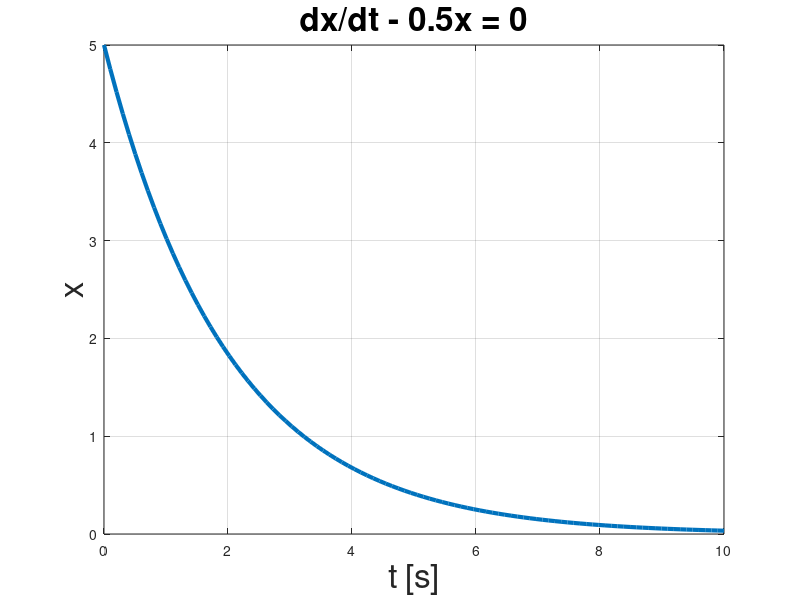

Write the MATLAB code that produced this figure.
clear all
close all
clc

%% Interval of solution
xmin = 0;
xmax = 10;

%%  Plot the analytical solution
t = linspace(0,10,100);
x = 5*exp(-0.5*t);
plot(t,x,'LineWidth',3)
xlabel('t [s]', 'FontSize', 24)
ylabel('x', 'FontSize', 24)
title('dx/dt - 0.5x = 0', 'FontSize', 24)
grid on
hold on 
 
%% Solver parameter setting 
% Time step
Ts =0.5;
% Number of itteration
NoI = (xmax - xmin)/Ts;

%% Initialization
x0 = 5;
x = x0;
t = 0

for i = 1:NoI
    
    
    dx = - 0.5*x;
    %% Calculating points for drawing the tangent line
    x1 = x - 0.75*dx;
    x2 = x+ 0.75*dx;
    der = plot(t,x,'rx')
    tan = plot([t-0.75,t+0.75],[x1,x2],'r','LineWidth',2)
    
    %% Updating Position
    x = x + Ts*dx;
    t = t+Ts;
    
    %% Plot
    derF =  plot(t,x,'kx')
    derL = plot([t,t],[0,x],'k-','LineWidth',2)
    
    waitforbuttonpress;
    %% Delete handles 
    delete(der)
    delete(tan)
    delete(derF)
    delete(derL)
    
end